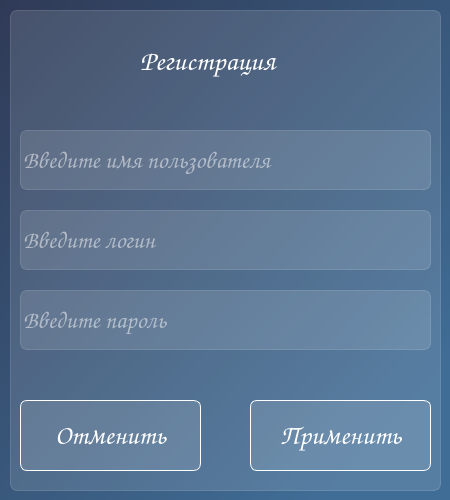
<?xml version="1.0" encoding="UTF-8"?>
<ui version="4.0">
 <class>MainWindow</class>
 <widget class="QMainWindow" name="MainWindow">
  <property name="geometry">
   <rect>
    <x>0</x>
    <y>0</y>
    <width>450</width>
    <height>500</height>
   </rect>
  </property>
  <property name="minimumSize">
   <size>
    <width>450</width>
    <height>500</height>
   </size>
  </property>
  <property name="maximumSize">
   <size>
    <width>450</width>
    <height>500</height>
   </size>
  </property>
  <property name="windowTitle">
   <string>Registration</string>
  </property>
  <property name="styleSheet">
   <string notr="true">background-color: qlineargradient(spread:pad, x1:0, y1:0, x2:0.840909, y2:0.881, stop:0 rgba(47, 58, 86, 255), stop:1 rgba(64, 109, 150, 255));
font-family: Comic Sans MS;</string>
  </property>
  <widget class="QWidget" name="centralwidget">
   <widget class="QFrame" name="frame">
    <property name="geometry">
     <rect>
      <x>10</x>
      <y>10</y>
      <width>431</width>
      <height>481</height>
     </rect>
    </property>
    <property name="styleSheet">
     <string notr="true">background-color: rgba(255,255,255, 30);
border: 1px solid rgba(255,255,255,40);
border-radius: 7px;</string>
    </property>
    <property name="frameShape">
     <enum>QFrame::StyledPanel</enum>
    </property>
    <property name="frameShadow">
     <enum>QFrame::Raised</enum>
    </property>
    <widget class="QPushButton" name="registrationButton">
     <property name="geometry">
      <rect>
       <x>240</x>
       <y>390</y>
       <width>181</width>
       <height>71</height>
      </rect>
     </property>
     <property name="styleSheet">
      <string notr="true">QPushButton {
color: white;
border-radius: 7px;
border-color: white;
font-weight: bold;
font-size: 20pt;
}
QPushButton:hover{
color: rgb(141, 170, 255);
}
QPushButton:pressed{
background-color: rgdargba(255, 255, 255, 70);
}</string>
     </property>
     <property name="text">
      <string>Применить</string>
     </property>
     <property name="autoDefault">
      <bool>false</bool>
     </property>
     <property name="default">
      <bool>false</bool>
     </property>
     <property name="flat">
      <bool>false</bool>
     </property>
    </widget>
    <widget class="QLineEdit" name="line_full_name">
     <property name="geometry">
      <rect>
       <x>10</x>
       <y>120</y>
       <width>411</width>
       <height>60</height>
      </rect>
     </property>
     <property name="styleSheet">
      <string notr="true">color: white;
font-weight: bold;
font-size: 18pt;</string>
     </property>
     <property name="inputMask">
      <string/>
     </property>
     <property name="text">
      <string/>
     </property>
     <property name="readOnly">
      <bool>false</bool>
     </property>
     <property name="placeholderText">
      <string>Введите имя пользователя</string>
     </property>
     <property name="clearButtonEnabled">
      <bool>false</bool>
     </property>
    </widget>
    <widget class="QLineEdit" name="line_login">
     <property name="geometry">
      <rect>
       <x>10</x>
       <y>200</y>
       <width>411</width>
       <height>60</height>
      </rect>
     </property>
     <property name="styleSheet">
      <string notr="true">color: white;
font-weight: bold;
font-size: 18pt;</string>
     </property>
     <property name="inputMask">
      <string/>
     </property>
     <property name="text">
      <string/>
     </property>
     <property name="readOnly">
      <bool>false</bool>
     </property>
     <property name="placeholderText">
      <string>Введите логин</string>
     </property>
     <property name="clearButtonEnabled">
      <bool>false</bool>
     </property>
    </widget>
    <widget class="QLineEdit" name="line_password">
     <property name="geometry">
      <rect>
       <x>10</x>
       <y>280</y>
       <width>411</width>
       <height>60</height>
      </rect>
     </property>
     <property name="styleSheet">
      <string notr="true">color: white;
font-weight: bold;
font-size: 18pt;</string>
     </property>
     <property name="inputMask">
      <string/>
     </property>
     <property name="text">
      <string/>
     </property>
     <property name="readOnly">
      <bool>false</bool>
     </property>
     <property name="placeholderText">
      <string>Введите пароль</string>
     </property>
     <property name="clearButtonEnabled">
      <bool>false</bool>
     </property>
    </widget>
    <widget class="QLabel" name="label">
     <property name="geometry">
      <rect>
       <x>130</x>
       <y>20</y>
       <width>191</width>
       <height>61</height>
      </rect>
     </property>
     <property name="styleSheet">
      <string notr="true">color: white;
font-weight: bold;
font-size: 21pt;
background-color: none;
border: none;</string>
     </property>
     <property name="frameShape">
      <enum>QFrame::NoFrame</enum>
     </property>
     <property name="text">
      <string>Регистрация</string>
     </property>
    </widget>
    <widget class="QPushButton" name="canselButton">
     <property name="geometry">
      <rect>
       <x>10</x>
       <y>390</y>
       <width>181</width>
       <height>71</height>
      </rect>
     </property>
     <property name="styleSheet">
      <string notr="true">QPushButton {
color: white;
border-radius: 7px;
border-color: white;
font-weight: bold;
font-size: 20pt;
}
QPushButton:hover{
color: rgb(141, 170, 255);
}
QPushButton:pressed{
background-color: rgdargba(255, 255, 255, 70);
}</string>
     </property>
     <property name="text">
      <string>Отменить</string>
     </property>
     <property name="autoDefault">
      <bool>false</bool>
     </property>
     <property name="default">
      <bool>false</bool>
     </property>
     <property name="flat">
      <bool>false</bool>
     </property>
    </widget>
   </widget>
  </widget>
 </widget>
 <resources/>
 <connections/>
</ui>
